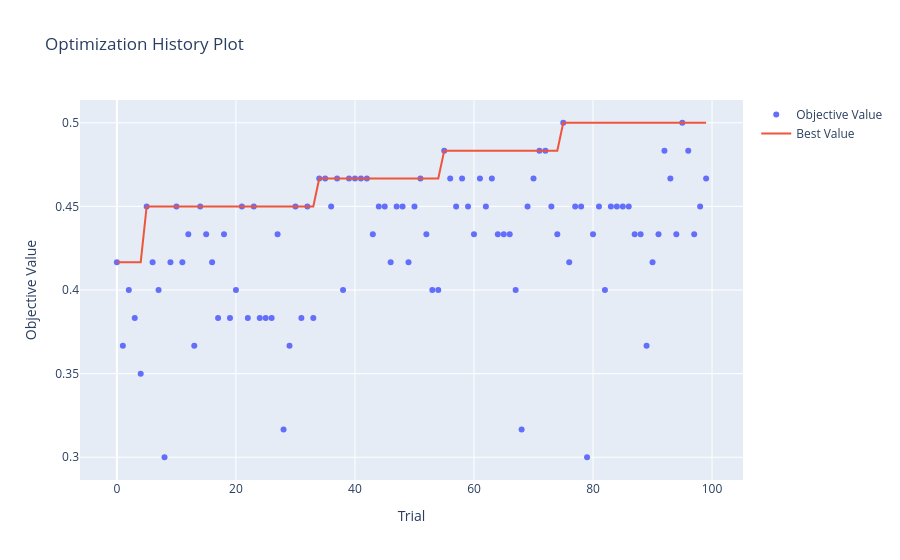
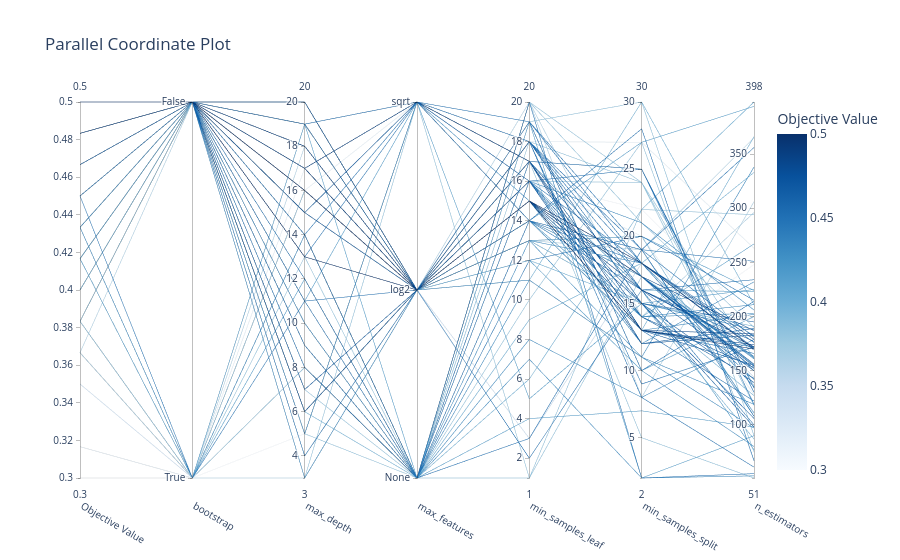
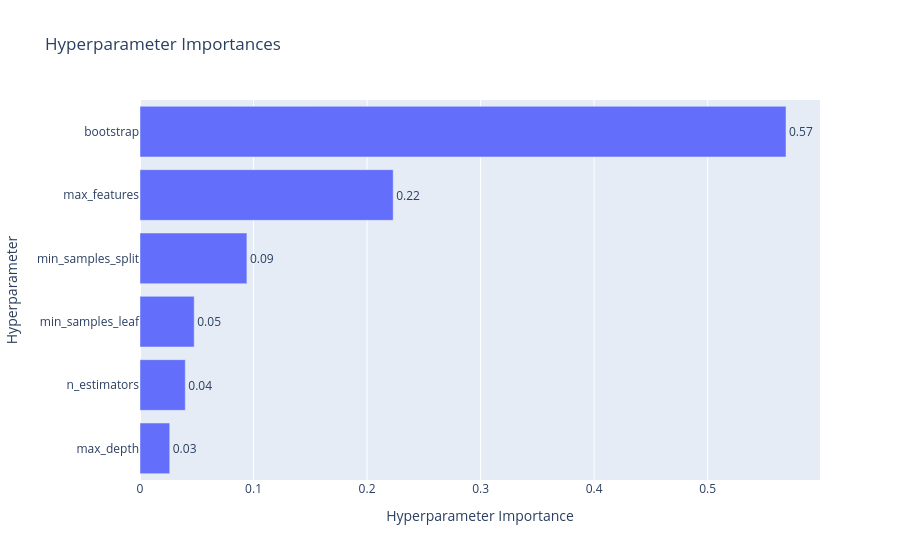

The notebook cell these images were saved under, in order:
### Code cell
plot_optimization_history(study_rf).show()
plot_parallel_coordinate(study_rf).show()
plot_param_importances(study_rf).show()
